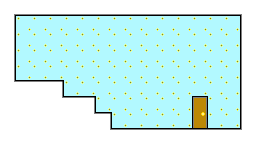

A level layout from a 2D game, rendered from its tile map. Below: a short description, then the map file with tile-grid data replaced by summaries:
An orthogonal 16x9 tile map with 16x16 px tiles, 2 tile layers (BackgroundLayer, TileLayer) and 7 objects (6x CollisionSolid, TransitionDoorLocked).

<map version="1.2" tiledversion="1.2.4" orientation="orthogonal" renderorder="right-down" width="16" height="9" tilewidth="16" tileheight="16" infinite="0" nextlayerid="7" nextobjectid="14">
 <properties>
  <property name="BGMShortname" value="null" />
  <property name="ID" value="testStageRoom1" />
 </properties>
 <tileset firstgid="1" name="TestTiles" tilewidth="16" tileheight="16" tilecount="16" columns="4">
  <image source="TileSet.png" width="64" height="64" />
 </tileset>
 <layer id="1" name="BackgroundLayer" width="16" height="9">
  <data>[144 cells, 144 non-empty, 13 distinct tile ids]</data>
 </layer>
 <layer id="5" name="TileLayer" width="16" height="9">
  <data>[144 cells, 0 non-empty, 0 distinct tile ids]</data>
 </layer>
 <objectgroup color="#ff0000" id="3" name="CollisionMasks">
  <object id="3" name="CollisionSolid" x="0" y="16" width="16" height="128" />
  <object id="4" name="CollisionSolid" x="240" y="16" width="16" height="128" />
  <object id="5" name="CollisionSolid" x="0" y="128" width="256" height="16" />
  <object id="10" name="CollisionSolid" x="16" y="80" width="48" height="48" />
  <object id="11" name="CollisionSolid" x="64" y="96" width="32" height="32" />
  <object id="12" name="CollisionSolid" x="96" y="112" width="16" height="16" />
 </objectgroup>
 <objectgroup color="#ffff00" id="6" name="Transitions">
  <object id="13" name="TransitionDoorLocked" x="192" y="96" width="16" height="32">
   <properties>
    <property name="KeyQuantity" type="int" value="1" />
    <property name="KeyShortname" value="soKeyGold" />
    <property name="LockType" value="Key" />
    <property name="MapID" value="DebugRoom2" />
    <property name="PlayerX" type="int" value="208" />
    <property name="PlayerY" type="int" value="40" />
   </properties>
  </object>
 </objectgroup>
</map>